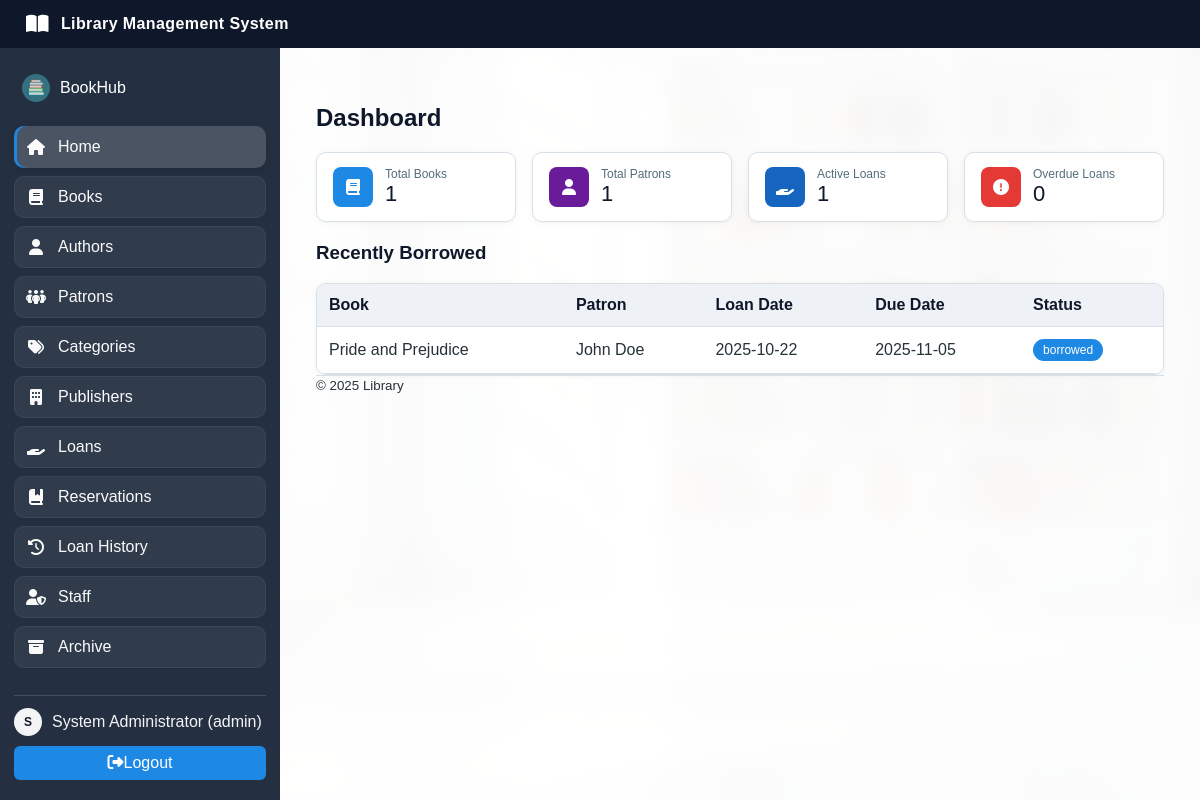
The page /index.php (signed in) on the database its author committed.
### tables this page shows
CREATE TABLE loans (
  id INT AUTO_INCREMENT PRIMARY KEY,
  book_id INT NOT NULL,
  patron_id INT NOT NULL,
  staff_id INT NOT NULL,
  loan_date DATE NOT NULL,
  due_date DATE NOT NULL,
  return_date DATE NULL,
  status ENUM('borrowed','returned','overdue') NOT NULL DEFAULT 'borrowed',
  created_at TIMESTAMP DEFAULT CURRENT_TIMESTAMP,
  CONSTRAINT fk_loans_book FOREIGN KEY (book_id) REFERENCES books(id) ON DELETE RESTRICT,
  CONSTRAINT fk_loans_patron FOREIGN KEY (patron_id) REFERENCES patrons(id) ON DELETE RESTRICT,
  CONSTRAINT fk_loans_staff FOREIGN KEY (staff_id) REFERENCES staff(id) ON DELETE RESTRICT
);

CREATE TABLE books (
  id INT AUTO_INCREMENT PRIMARY KEY,
  title VARCHAR(200) NOT NULL,
  isbn VARCHAR(20) NULL UNIQUE,
  author_id INT NULL,
  category_id INT NULL,
  publisher_id INT NULL,
  published_year INT NULL,
  status ENUM('available','reserved','loaned') NOT NULL DEFAULT 'available',
  created_at TIMESTAMP DEFAULT CURRENT_TIMESTAMP,
  CONSTRAINT fk_books_author FOREIGN KEY (author_id) REFERENCES authors(id) ON DELETE SET NULL,
  CONSTRAINT fk_books_category FOREIGN KEY (category_id) REFERENCES categories(id) ON DELETE SET NULL,
  CONSTRAINT fk_books_publisher FOREIGN KEY (publisher_id) REFERENCES publishers(id) ON DELETE SET NULL
);

CREATE TABLE patrons (
  id INT AUTO_INCREMENT PRIMARY KEY,
  full_name VARCHAR(150) NOT NULL,
  email VARCHAR(150) NOT NULL UNIQUE,
  phone VARCHAR(50) NULL,
  address VARCHAR(255) NULL,
  created_at TIMESTAMP DEFAULT CURRENT_TIMESTAMP
);

### index.php (the view, shortened to what this page needs)
<?php
$mysqli = db();
$today = date('Y-m-d');
$mysqli->query("UPDATE loans SET status='overdue' WHERE status='borrowed' AND due_date < '$today' AND return_date IS NULL");
$totalBooks = (int)$mysqli->query('SELECT COUNT(*) c FROM books')->fetch_assoc()['c'];
$totalPatrons = (int)$mysqli->query('SELECT COUNT(*) c FROM patrons')->fetch_assoc()['c'];
$activeLoans = (int)$mysqli->query("SELECT COUNT(*) c FROM loans WHERE status IN ('borrowed','overdue') AND return_date IS NULL")->fetch_assoc()['c'];
$overdueLoans = (int)$mysqli->query("SELECT COUNT(*) c FROM loans WHERE status='overdue' AND return_date IS NULL")->fetch_assoc()['c'];
include __DIR__ . '/header.php';
?>
<h2>Dashboard</h2>
<div class="cards">
	<div class="card">
		<div class="icon books"><i class="fa-solid fa-book"></i></div>
		<div>
			<div class="meta">Total Books</div>
			<div class="value"><?php echo $totalBooks; ?></div>
		</div>
	</div>
	<div class="card">
		<div class="icon patrons"><i class="fa-solid fa-user"></i></div>
		<div>
			<div class="meta">Total Patrons</div>
			<div class="value"><?php echo $totalPatrons; ?></div>
		</div>
	</div>
	<div class="card">
		<div class="icon loans"><i class="fa-solid fa-hand-holding"></i></div>
		<div>
			<div class="meta">Active Loans</div>
			<div class="value"><?php echo $activeLoans; ?></div>
		</div>
	</div>
	<div class="card">
		<div class="icon overdue"><i class="fa-solid fa-circle-exclamation"></i></div>
		<div>
			<div class="meta">Overdue Loans</div>
			<div class="value"><?php echo $overdueLoans; ?></div>
		</div>
	</div>
</div>
<h3>Recently Borrowed</h3>
<div class="table-wrap">
<table>
	<tr>
		<th>Book</th>
		<th>Patron</th>
		<th>Loan Date</th>
		<th>Due Date</th>
		<th>Status</th>
	</tr>
	<?php
	$sql = "SELECT l.id, b.title, p.full_name, l.loan_date, l.due_date, l.status
			FROM loans l
			JOIN books b ON b.id = l.book_id
			JOIN patrons p ON p.id = l.patron_id
			ORDER BY l.created_at DESC LIMIT 10";
	$res = $mysqli->query($sql);
	while ($row = $res->fetch_assoc()): ?>
		<tr>
			<td><?php echo htmlspecialchars($row['title']); ?></td>
			<td><?php echo htmlspecialchars($row['full_name']); ?></td>
			<td><?php echo htmlspecialchars($row['loan_date']); ?></td>
			<td><?php echo htmlspecialchars($row['due_date']); ?></td>
			<td>
				<?php $st = $row['status']; $cls = $st==='returned'?'returned':($st==='overdue'?'overdue':'borrowed'); ?>
				<span class="pill <?php echo $cls; ?>"><?php echo htmlspecialchars($st); ?></span>
			</td>
		</tr>
	<?php endwhile; ?>
</table>
</div>
<?php include __DIR__ . '/footer.php';

### assets/styles.css (style rules this page uses)
:root { --green-600: #2e7d32; --green-700: #1b5e20; --green-100: #e8f5e9; --brown-700: #243041; --brown-600: #1b2735; --brown-100: #eef2f6; --text-900: #253238; --text-700: #546e7a; --border: #d7e0e7; --bg: #f5f8fb; --red: #e53935; --blue: #1e88e5; }
body { font-family: Arial, sans-serif; margin: 0; color: var(--text-900); background: var(--bg); }
h2, h3 { color: #0f172a; }
.table-wrap { background:#fff; border:1px solid var(--border); border-radius:10px; overflow:hidden; box-shadow:0 1px 6px rgba(0,0,0,0.05); }
table { border-collapse: collapse; width: 100%; }
th, td { border-bottom: 1px solid var(--border); padding: 12px; }
th { background: var(--brown-100); text-align: left; color:#0f172a; }
tbody tr:nth-child(even) { background: #fff; }
tbody tr:nth-child(odd) { background: var(--green-100); }
.cards { display:grid; grid-template-columns: repeat(4, minmax(0,1fr)); gap:16px; margin: 12px 0 20px; }
.card { display:flex; align-items:center; gap:12px; background:#fff; border:1px solid var(--border); border-radius:10px; padding:14px 16px; box-shadow:0 1px 6px rgba(0,0,0,0.05); }
.card .icon { width:40px; height:40px; border-radius:8px; display:flex; align-items:center; justify-content:center; color:#fff; }
.card .meta { color: var(--text-700); font-size: 12px; }
.card .value { font-size: 22px; color:#0f172a; }
.icon.books { background:#1e88e5; }
.icon.patrons { background:#6a1b9a; }
.icon.loans { background:#1565c0; }
.icon.overdue { background:#e53935; }
.pill { display:inline-block; padding:4px 10px; border-radius:9999px; font-size:12px; color:#fff; }
.pill.borrowed { background:#1e88e5; }

### rows shown on the page
loans: book.title "Pride and Prejudice", patron.full_name "John Doe", loan_date "2025-10-22", due_date "2025-11-05", status "borrowed"

### other values the page prints
substr($user['full_name'] ?? $user['username'], 0, 1) "S"
$user['full_name'] "System Administrator"
$user['role'] "admin"
$totalBooks "1"
$totalPatrons "1"
$activeLoans "1"
$overdueLoans "0"
